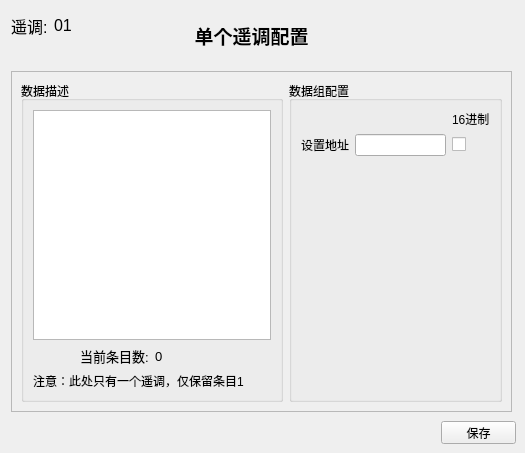
   <widget class="QWidget" name="YTwidget">
    <widget class="QPushButton" name="PBytsave">
     <property name="geometry">
      <rect>
       <x>441</x>
       <y>421</y>
       <width>75</width>
       <height>23</height>
      </rect>
     </property>
     <property name="text">
      <string>保存</string>
     </property>
    </widget>
    <widget class="QLabel" name="label_59">
     <property name="geometry">
      <rect>
       <x>176</x>
       <y>10</y>
       <width>151</width>
       <height>51</height>
      </rect>
     </property>
     <property name="font">
      <font>
       <family>新宋体</family>
       <pointsize>14</pointsize>
       <weight>75</weight>
       <bold>true</bold>
      </font>
     </property>
     <property name="text">
      <string>单个遥调配置</string>
     </property>
     <property name="alignment">
      <set>Qt::AlignCenter</set>
     </property>
    </widget>
    <widget class="QFrame" name="frame_7">
     <property name="geometry">
      <rect>
       <x>11</x>
       <y>71</y>
       <width>501</width>
       <height>341</height>
      </rect>
     </property>
     <property name="frameShape">
      <enum>QFrame::StyledPanel</enum>
     </property>
     <property name="frameShadow">
      <enum>QFrame::Raised</enum>
     </property>
     <layout class="QHBoxLayout" name="horizontalLayout_22">
      <item>
       <widget class="QGroupBox" name="groupBox_14">
        <property name="title">
         <string>数据描述</string>
        </property>
        <layout class="QVBoxLayout" name="verticalLayout_7">
         <item>
          <widget class="QPlainTextEdit" name="TEyt">
           <property name="lineWrapMode">
            <enum>QPlainTextEdit::NoWrap</enum>
           </property>
          </widget>
         </item>
         <item>
          <layout class="QHBoxLayout" name="horizontalLayout_23">
           <item alignment="Qt::AlignRight">
            <widget class="QLabel" name="label_60">
             <property name="font">
              <font>
               <pointsize>10</pointsize>
              </font>
             </property>
             <property name="text">
              <string>当前条目数:</string>
             </property>
            </widget>
           </item>
           <item>
            <widget class="QLabel" name="Labelytnum">
             <property name="font">
              <font>
               <pointsize>10</pointsize>
              </font>
             </property>
             <property name="text">
              <string>0</string>
             </property>
            </widget>
           </item>
          </layout>
         </item>
         <item>
          <widget class="QLabel" name="label_61">
           <property name="text">
            <string>注意：此处只有一个遥调，仅保留条目1</string>
           </property>
          </widget>
         </item>
        </layout>
       </widget>
      </item>
      <item>
       <widget class="QGroupBox" name="groupBox_15">
        <property name="maximumSize">
         <size>
          <width>250</width>
          <height>16777215</height>
         </size>
        </property>
        <property name="title">
         <string>数据组配置</string>
        </property>
        <layout class="QGridLayout" name="gridLayout_8">
         <item row="2" column="2">
          <widget class="QLineEdit" name="LEyt1">
           <property name="alignment">
            <set>Qt::AlignRight|Qt::AlignTrailing|Qt::AlignVCenter</set>
           </property>
          </widget>
         </item>
         <item row="3" column="0">
          <spacer name="verticalSpacer_8">
           <property name="orientation">
            <enum>Qt::Vertical</enum>
           </property>
           <property name="sizeHint" stdset="0">
            <size>
             <width>20</width>
             <height>40</height>
            </size>
           </property>
          </spacer>
         </item>
         <item row="2" column="0" colspan="2">
          <widget class="QLabel" name="label_62">
           <property name="text">
            <string>设置地址</string>
           </property>
          </widget>
         </item>
         <item row="1" column="3">
          <widget class="QLabel" name="label_63">
           <property name="maximumSize">
            <size>
             <width>40</width>
             <height>40</height>
            </size>
           </property>
           <property name="text">
            <string>16进制</string>
           </property>
          </widget>
         </item>
         <item row="2" column="3">
          <widget class="QCheckBox" name="CByt1">
           <property name="text">
            <string/>
           </property>
          </widget>
         </item>
        </layout>
       </widget>
      </item>
     </layout>
    </widget>
    <widget class="QWidget" name="layoutWidget_7">
     <property name="geometry">
      <rect>
       <x>10</x>
       <y>10</y>
       <width>81</width>
       <height>31</height>
      </rect>
     </property>
     <layout class="QHBoxLayout" name="horizontalLayout_24">
      <item alignment="Qt::AlignRight">
       <widget class="QLabel" name="label_64">
        <property name="maximumSize">
         <size>
          <width>16777215</width>
          <height>16777215</height>
         </size>
        </property>
        <property name="font">
         <font>
          <pointsize>12</pointsize>
         </font>
        </property>
        <property name="text">
         <string>遥调:</string>
        </property>
       </widget>
      </item>
      <item>
       <widget class="QLabel" name="Labelyt">
        <property name="maximumSize">
         <size>
          <width>16777215</width>
          <height>16777215</height>
         </size>
        </property>
        <property name="font">
         <font>
          <pointsize>12</pointsize>
         </font>
        </property>
        <property name="text">
         <string>01</string>
        </property>
       </widget>
      </item>
     </layout>
    </widget>
   </widget>
